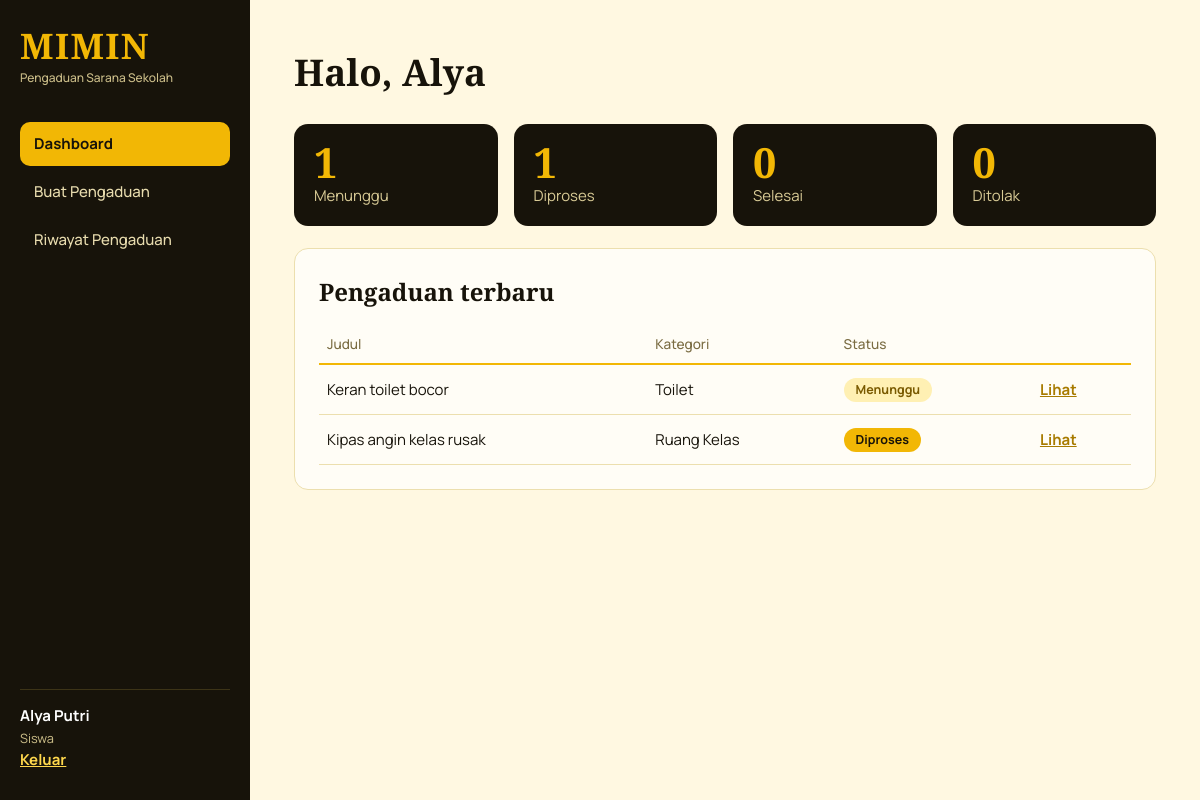
The app's page /siswa/dashboard.php (signed in) with its own data.
### tables this page shows
CREATE TABLE pengaduan(
 id INT AUTO_INCREMENT PRIMARY KEY, user_id INT NOT NULL, kategori_id INT NOT NULL,
 judul VARCHAR(150) NOT NULL, lokasi VARCHAR(100) NOT NULL, deskripsi TEXT NOT NULL, foto VARCHAR(255) NULL,
 status ENUM('Menunggu','Diproses','Selesai','Ditolak') NOT NULL DEFAULT 'Menunggu',
 tanggal DATETIME NOT NULL DEFAULT CURRENT_TIMESTAMP,
 FOREIGN KEY(user_id) REFERENCES users(id) ON DELETE CASCADE,
 FOREIGN KEY(kategori_id) REFERENCES kategori(id)
);

CREATE TABLE kategori(id INT AUTO_INCREMENT PRIMARY KEY, nama VARCHAR(80) NOT NULL);

### config/koneksi.php (called while the page is built, shortened)
<?php
$root = rtrim(str_replace('\\', '/', realpath($_SERVER['DOCUMENT_ROOT'])), '/');
$base = str_replace($root, '', str_replace('\\', '/', dirname(__DIR__)));

### siswa/dashboard.php (the view)
<?php
require __DIR__.'/../config/koneksi.php'; require __DIR__.'/../includes/layout.php'; need('siswa');
$uid = $_SESSION['u']['id'];
$q = $pdo->prepare('SELECT status,COUNT(*) FROM pengaduan WHERE user_id=? GROUP BY status'); $q->execute([$uid]); $c = $q->fetchAll(PDO::FETCH_KEY_PAIR);
$l = $pdo->prepare('SELECT p.*,k.nama kategori FROM pengaduan p JOIN kategori k ON k.id=p.kategori_id WHERE user_id=? ORDER BY tanggal DESC LIMIT 5'); $l->execute([$uid]);
head('Halo, '.explode(' ', $_SESSION['u']['nama'])[0]);
echo '<div class="stats">'; foreach (STATUS as $s) echo '<div class="stat"><b>'.($c[$s] ?? 0).'</b>'.$s.'</div>'; echo '</div>';
echo '<div class="card"><h2>Pengaduan terbaru</h2><table><tr><th>Judul</th><th>Kategori</th><th>Status</th><th></th></tr>'; $n = 0;
foreach ($l as $r) { $n++; echo '<tr><td>'.e($r['judul']).'</td><td>'.e($r['kategori']).'</td><td>'.badge($r['status']).'</td><td><a href="detail.php?id='.$r['id'].'">Lihat</a></td></tr>'; }
echo '</table>'; if (!$n) echo '<p class="empty">Belum ada pengaduan. <a href="buat.php">Buat pengaduan pertama</a>.</p>'; echo '</div>'; foot();

### includes/layout.php (shortened to what this page needs)
<?php
function e($s){ return htmlspecialchars((string)$s, ENT_QUOTES, 'UTF-8'); }
function badge($s){ return '<span class="b b-'.strtolower($s).'">'.e($s).'</span>'; }
function head($t){
  global $base; $u = $_SESSION['u']; $r = $u['role']; $cur = basename($_SERVER['PHP_SELF']);
  $nav = $r == 'admin' ? ['dashboard.php'=>'Semua Pengaduan'] : ['dashboard.php'=>'Dashboard','buat.php'=>'Buat Pengaduan','riwayat.php'=>'Riwayat Pengaduan'];
  echo '<!doctype html><html lang="id"><head><meta charset="utf-8"><meta name="viewport" content="width=device-width,initial-scale=1"><title>'.e($t).' | MIMIN</title><link rel="stylesheet" href="'.$base.'/assets/style.css"></head><body class="app"><aside><div class="logo">MIMIN<small>Pengaduan Sarana Sekolah</small></div><nav>';
  foreach ($nav as $f => $l) echo '<a href="'.$base.'/'.$r.'/'.$f.'"'.($cur == $f ? ' class="on"' : '').'>'.$l.'</a>';
  echo '</nav><div class="me">'.e($u['nama']).'<span>'.ucfirst($r).'</span><a href="'.$base.'/logout.php">Keluar</a></div></aside><main><h1>'.e($t).'</h1>';
}
function foot(){ echo '</main></body></html>'; }

### assets/style.css (style rules this page uses)
:root { --ink:#17130a;--ink2:#2a2312;--gold:#f2b705;--gold2:#ffd84d;--cream:#fff8e1;--paper:#fffdf6;--line:#ecdfae;--mute:#7a6c42 }
* { box-sizing:border-box }
body { margin:0;font:15px/1.6 Manrope,system-ui,sans-serif;color:var(--ink);background:var(--cream) }
h1,h2,.logo { font-family:'Cormorant Garamond',Georgia,serif }
h1 { font-size:2.3rem;margin:.2em 0 .6em }
h2 { font-size:1.5rem;margin:0 0 .6em }
a { color:#a87b00;font-weight:700 }
.app { display:grid;grid-template-columns:250px 1fr;min-height:100vh }
aside { background:var(--ink);color:#fff;padding:28px 20px;display:flex;flex-direction:column;position:sticky;top:0;height:100vh }
.logo { font-size:2.2rem;font-weight:700;color:var(--gold);letter-spacing:.04em;line-height:1 }
.logo small { display:block;font:500 .75rem Manrope;color:#cdbf8a;letter-spacing:0;margin-top:6px }
nav { margin-top:36px;flex:1 }
nav a { display:block;color:#e8dcae;text-decoration:none;padding:10px 14px;border-radius:10px;margin-bottom:4px;font-weight:500 }
nav a.on { background:var(--gold);color:var(--ink);font-weight:700 }
.me { border-top:1px solid #3d3417;padding-top:14px;font-weight:700 }
.me span { display:block;font-weight:400;color:#cdbf8a;font-size:.8rem }
.me a { color:var(--gold2) }
main { padding:36px 44px;max-width:1100px;width:100% }
.card { background:var(--paper);border:1px solid var(--line);border-radius:14px;padding:24px;margin-bottom:22px }
.stats { display:grid;grid-template-columns:repeat(4,1fr);gap:16px;margin-bottom:22px }
.stat { background:var(--ink);color:#d9cb96;border-radius:14px;padding:18px 20px }
.stat b { display:block;font:700 2.6rem/1 'Cormorant Garamond',serif;color:var(--gold) }
table { width:100%;border-collapse:collapse }
th { text-align:left;color:var(--mute);font-weight:500;font-size:.85rem;border-bottom:2px solid var(--gold);padding:8px }
td { padding:12px 8px;border-bottom:1px solid var(--line) }
.b { display:inline-block;padding:2px 12px;border-radius:99px;font-size:.78rem;font-weight:700 }
.b-menunggu { background:#fff0b3;color:#7a5a00 }
.b-diproses { background:var(--gold);color:var(--ink) }

### records on screen
pengaduan: judul "Keran toilet bocor", kategori.nama "Toilet", status "Menunggu"
pengaduan: judul "Kipas angin kelas rusak", kategori.nama "Ruang Kelas", status "Diproses"

### other values on screen
$l "Dashboard"
$l "Buat Pengaduan"
$l "Riwayat Pengaduan"
$u['nama'] "Alya Putri"
$r "Siswa"
$t "Halo, Alya"
$c[$s] "1"
$s "Menunggu"
$s "Diproses"
$c[$s] "0"
$s "Selesai"
$s "Ditolak"
